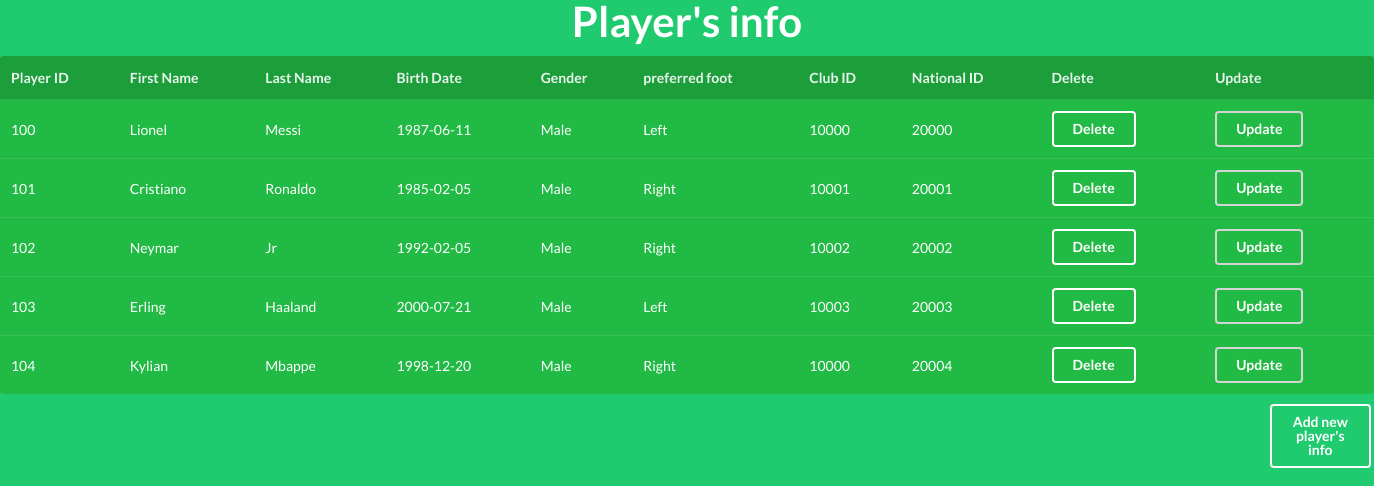
The app's page /crud/read_players.php with its own data.
### tables this page shows
CREATE TABLE `players` (
  `player_id` int(11) NOT NULL,
  `first_name` varchar(100) NOT NULL,
  `last_name` varchar(100) NOT NULL,
  `birthdate` date NOT NULL,
  `gender` varchar(100) NOT NULL,
  `preferred_foot` varchar(100) NOT NULL,
  `club_id` int(11) NOT NULL,
  `national_id` int(11) NOT NULL
);

### crud/read_players.php (the view, shortened to what this page needs)
<html>
	<head>
		<link rel="stylesheet" href="https://cdnjs.cloudflare.com/ajax/libs/semantic-ui/2.4.1/semantic.min.css">
	</head>
	<body style="background-color: #20CB70">
<h1 style="text-align: center; color: white; font-size: 3rem; line-height: 1">Player's info</h1>
<?php
	$connect = mysqli_connect( HOST, USER, PASS, DB )
		or die("Can not connect");
	$results = mysqli_query( $connect, "SELECT * FROM players" )
		or die("Can not execute query");
	echo "<table class='ui inverted green table'style='margin: 0 auto;'> \n";
	echo "<thead><tr><th>Player ID</th> <th>First Name</th> <th>Last Name</th> <th>Birth Date</th> <th>Gender</th> <th>preferred foot</th> <th>Club ID</th> <th>National ID</th> <th>Delete</th> <th>Update</th> </tr></thead><tbody>\n";
	while( $rows = mysqli_fetch_array( $results ) ) {
		extract( $rows );
		echo "<tr>";
		echo "<td> $player_id </td>";
		echo "<td> $first_name </td>";
		echo "<td> $last_name </td>";
		echo "<td> $birthdate </td>";
		echo "<td> $gender </td>";
		echo "<td> $preferred_foot </td>";
		echo "<td> $club_id </td>";
		echo "<td> $national_id </td>";
		echo "<td> <a href = 'delete_players.php?player_id=$player_id'> <button class='ui inverted button'> Delete </button> </a> </td>";
		echo "<td> <a href = 'update_input_players.php?player_id=$player_id&first_name=$first_name&last_name=$last_name&birthdate=$birthdate&gender=$gender&preferred_foot=$preferred_foot&club_id=$club_id&national_id=$national_id'><button class='ui inverted grey button'> Update </button></a> </td>";
		echo "</tr> \n";
	}
	echo "</tbody></table> \n";
	echo "<p style= 'margin: 10px 0 0 1270px;' ><a href=create_input_players.php><button class='ui inverted button'>Add new player's info</button></a></p>";
?>
</body>
</html>

### records on screen
players: player_id "100", first_name "Lionel", last_name "Messi", birthdate "1987-06-11", gender "Male", preferred_foot "Left", club "10000", national "20000"
players: player_id "101", first_name "Cristiano", last_name "Ronaldo", birthdate "1985-02-05", gender "Male", preferred_foot "Right", club "10001", national "20001"
players: player_id "102", first_name "Neymar", last_name "Jr", birthdate "1992-02-05", gender "Male", preferred_foot "Right", club "10002", national "20002"
players: player_id "103", first_name "Erling", last_name "Haaland", birthdate "2000-07-21", gender "Male", preferred_foot "Left", club "10003", national "20003"
players: player_id "104", first_name "Kylian", last_name "Mbappe", birthdate "1998-12-20", gender "Male", preferred_foot "Right", club "10000", national "20004"
